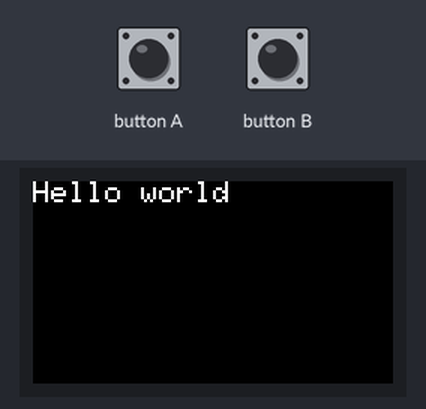
Simulated run of this program. Board: ESP32. On the bench: 240×135 colour display. Inputs (shaded band) come from the test bench.

Above: at 1.3 s.
1.4 s: button A pressed for 0.15 s
At 2.0 s:
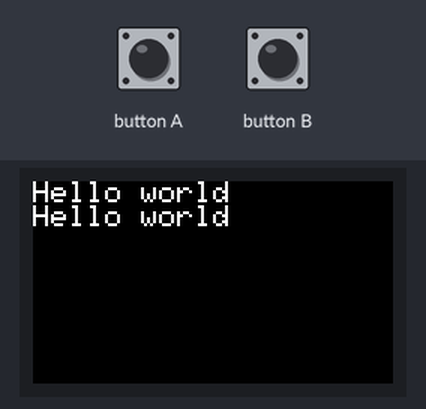
3.0 s: button A pressed for 1 s
At 4.4 s:
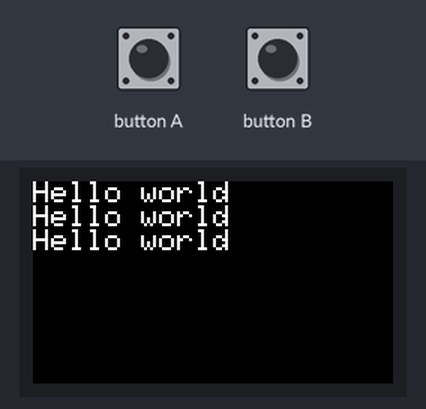
5.5 s: button A pulsed LOW 5 times (0.12 s each, 0.3 s apart)
At 7.3 s:
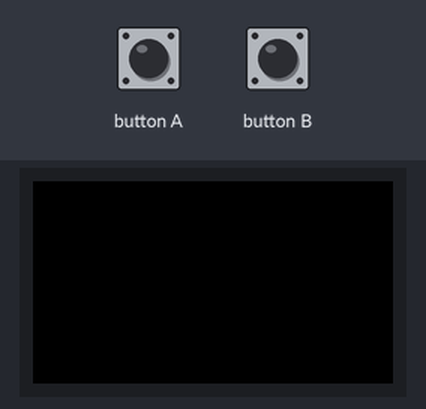
8.5 s: button A pressed for 0.15 s
At 9.8 s:
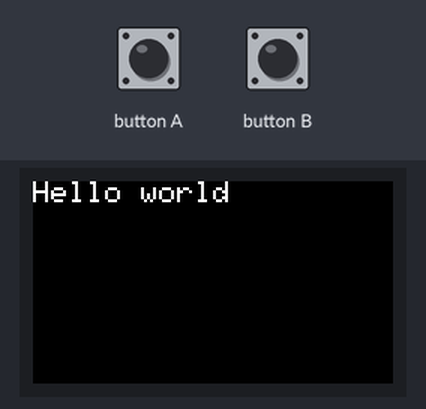
Timing chart, 0 to 11.1 s (numbered marks = the images above; inputs shaded):
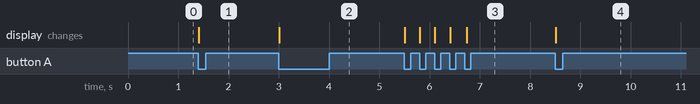

Measured:
- after the input at 1.4 s, the display: changes at once (image 1)
- after the input at 3.0 s, the display: changes at once (image 2)
- after the input at 5.5 s, the display: first changes at once (image 3 shows a later state)
- after the input at 8.5 s, the display: changes at once (image 4)

The program:

main.cpp
```cpp
#include <M5StickCPlus.h>

#define MAIN_BUTTON 37

void setup()
{
  M5.begin();
  M5.Lcd.setTextSize(2);
  M5.Lcd.setRotation(3);
  M5.Lcd.setCursor(0, 0);
  M5.Lcd.println("Hello world");
  Serial.begin(115200);
  pinMode(MAIN_BUTTON, INPUT);
}

void loop()
{
  static bool button_pressed = true;
  static bool printed = false;
  static int count = 0;

  bool now_button;

  now_button = !digitalRead(MAIN_BUTTON);

  if ((button_pressed == false) && (now_button == true))
  {
    button_pressed = true;
  }
  else if (now_button == false)
  {
    button_pressed = false;
    printed = false;
  }

  M5.update();
  if (button_pressed && !printed)
  {
    M5.Lcd.println("Hello world");
    count++;
    printed = true;
  }

  if (count > 6)
  {
    M5.Lcd.fillScreen(BLACK);
    M5.Lcd.setCursor(0, 0);
    count = 0;
  }
}
```
